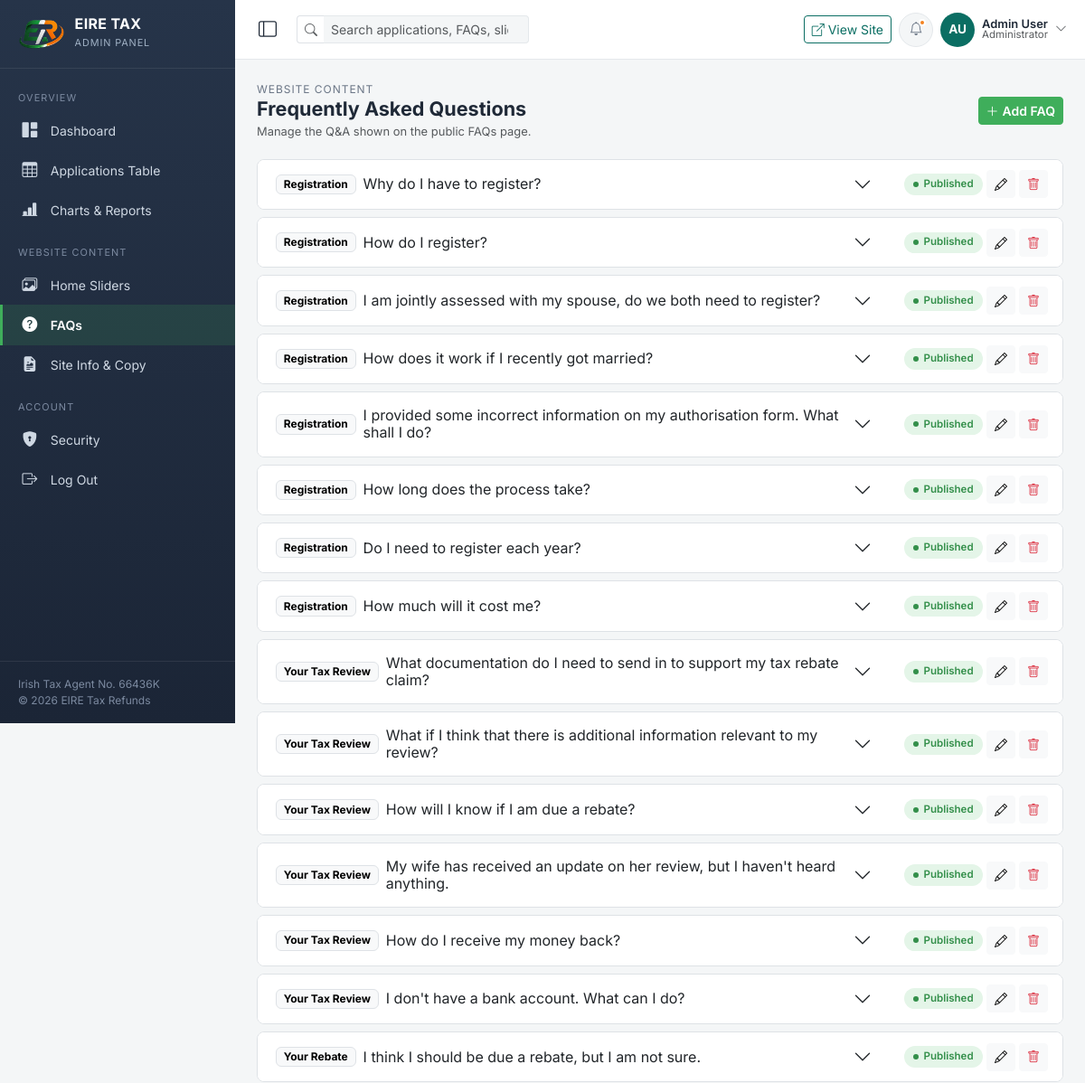
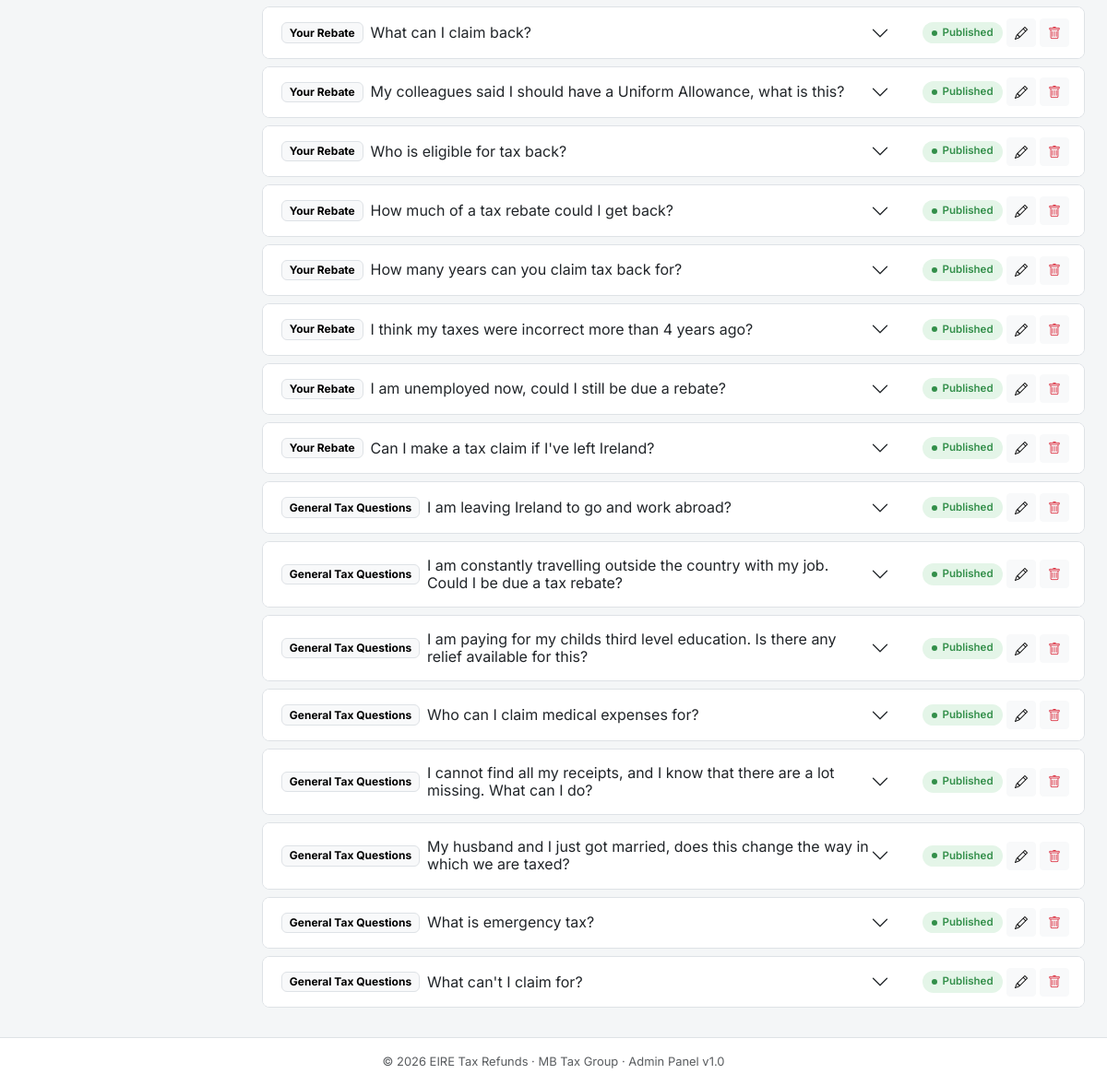
/admin/faqs.php (signed in), run on the app's committed database (2 pictures, top to bottom).
### tables this page shows
CREATE TABLE `faqs` (
  `id`         INT UNSIGNED AUTO_INCREMENT PRIMARY KEY,
  `category`   VARCHAR(60)  NOT NULL DEFAULT 'General',
  `question`   VARCHAR(255) NOT NULL,
  `answer`     TEXT NOT NULL,
  `status`     ENUM('Published','Draft') NOT NULL DEFAULT 'Draft',
  `sort_order` INT UNSIGNED NOT NULL DEFAULT 1,
  `updated_at` TIMESTAMP NOT NULL DEFAULT CURRENT_TIMESTAMP ON UPDATE CURRENT_TIMESTAMP
);

### inc/db.php (called while the page is built, shortened)
<?php
function itr_db(): PDO
{
    static $pdo = null;
    if ($pdo === null) {
        $dsn = 'mysql:host=' . DB_HOST . ';dbname=' . DB_NAME . ';charset=' . DB_CHARSET;
        $pdo = new PDO($dsn, DB_USER, DB_PASS, [
            PDO::ATTR_ERRMODE            => PDO::ERRMODE_EXCEPTION,
            PDO::ATTR_DEFAULT_FETCH_MODE => PDO::FETCH_ASSOC,
            PDO::ATTR_EMULATE_PREPARES   => false,
        ]);
    }
    return $pdo;
}

### admin/includes/config.php (called while the page is built, shortened)
<?php
require '../inc/db.php';
function h($value): string
{
    return htmlspecialchars((string) $value, ENT_QUOTES, 'UTF-8');
}

### admin/faqs.php (the view, shortened to what this page needs)
<?php
require __DIR__ . '/includes/config.php';
$faqs = itr_db()->query('SELECT * FROM faqs ORDER BY sort_order ASC')->fetchAll();
require __DIR__ . '/includes/header.php';
require __DIR__ . '/includes/sidebar.php';
?>
<div class="main-col">
  <?php require __DIR__ . '/includes/navbar.php'; ?>
  <div class="content-area">
    <div class="page-header">
      <div>
        <div class="breadcrumb-eyebrow">Website Content</div>
        <h1>Frequently Asked Questions</h1>
        <p class="text-muted small mb-0">Manage the Q&amp;A shown on the public FAQs page.</p>
      </div>
      <button class="btn btn-brand btn-sm" data-bs-toggle="modal" data-bs-target="#faqModal" onclick="openFaqModal()">
        <i class="bi bi-plus-lg me-1"></i>Add FAQ
      </button>
    </div>
    <div class="accordion" id="faqAccordion">
      <?php foreach ($faqs as $f): ?>
      <div class="accordion-item mb-2 border rounded-3 overflow-hidden">
        <h2 class="accordion-header d-flex align-items-stretch">
          <button class="accordion-button collapsed flex-grow-1" type="button" data-bs-toggle="collapse" data-bs-target="#faqCollapse<?= $f['id'] ?>">
            <span class="badge text-bg-light border me-2"><?= h($f['category']) ?></span>
            <?= h($f['question']) ?>
          </button>
          <div class="d-flex align-items-center gap-1 px-3 bg-white">
            <span class="status-pill <?= $f['status'] === 'Published' ? 'status-published' : 'status-draft' ?>"><?= h($f['status']) ?></span>
            <button class="btn btn-sm btn-light" title="Edit" data-bs-toggle="modal" data-bs-target="#faqModal"
              onclick='openFaqModal(<?= json_encode($f, JSON_HEX_APOS | JSON_HEX_QUOT) ?>)'><i class="bi bi-pencil"></i></button>
            <button class="btn btn-sm btn-light text-danger" title="Delete"
              data-confirm-delete data-action="faqs.php" data-name="<?= h(mb_strimwidth($f['question'], 0, 40, '…')) ?>"
              onclick="document.getElementById('deleteFaqIdField').value='<?= h($f['id']) ?>'">
              <i class="bi bi-trash"></i>
            </button>
          </div>
        </h2>
      </div>
      <?php endforeach; ?>
    </div>
  </div>
</div>
<?php
require __DIR__ . '/includes/footer.php';

### admin/assets/css/style.css (style rules this page uses)
:root { --etr-teal: #0b6e63; --etr-teal-dark: #084f47; --etr-teal-light: #e6f2f0; --etr-green: #3fae5b; --etr-green-dark: #338f4a; --etr-orange: #f4821f; --etr-navy: #263449; --etr-navy-dark: #1b2536; --etr-ink: #1f2937; --etr-muted: #6b7686; --etr-bg: #f4f6f7; --etr-border: #e4e8eb; --sidebar-width: 260px; --sidebar-width-collapsed: 78px; --topbar-height: 66px; }
body { background: var(--etr-bg); color: var(--etr-ink); font-family: "Inter", "Segoe UI", system-ui, -apple-system, sans-serif; font-size: 0.925rem; }
.main-col { flex: 1; min-width: 0; display: flex; flex-direction: column; }
.content-area { padding: 1.5rem; flex: 1; }
.page-header { display: flex; align-items: center; justify-content: space-between; flex-wrap: wrap; gap: .75rem; margin-bottom: 1.25rem; }
.page-header h1 { font-size: 1.35rem; font-weight: 700; margin-bottom: .15rem; }
.breadcrumb-eyebrow { font-size: .75rem; text-transform: uppercase; letter-spacing: .08em; color: var(--etr-muted); }
.btn-brand { background: var(--etr-green); border-color: var(--etr-green); color: #fff; font-weight: 600; }
.status-pill { font-size: .72rem; font-weight: 600; padding: .3rem .65rem; border-radius: 50px; display: inline-flex; align-items: center; gap: .35rem; }
.status-pill::before { content: ""; width: 6px; height: 6px; border-radius: 50%; background: currentColor; }
.status-published { background: #e4f5e8; color: var(--etr-green-dark); }

### data on the page
faqs: category "Registration", question "Why do I have to register?", status "Published"
faqs: category "Registration", question "How do I register?", status "Published"
faqs: category "Registration", question "I am jointly assessed with my spouse, do we both need to register?", status "Published"
faqs: category "Registration", question "How does it work if I recently got married?", status "Published"
faqs: category "Registration", question "I provided some incorrect information on my authorisation form. What shall I do?", status "Published"
faqs: category "Registration", question "How long does the process take?", status "Published"
faqs: category "Registration", question "Do I need to register each year?", status "Published"
faqs: category "Registration", question "How much will it cost me?", status "Published"
faqs: category "Your Tax Review", question "What documentation do I need to send in to support my tax rebate claim?", status "Published"
faqs: category "Your Tax Review", question "What if I think that there is additional information relevant to my review?", status "Published"
faqs: category "Your Tax Review", question "How will I know if I am due a rebate?", status "Published"
faqs: category "Your Tax Review", question "My wife has received an update on her review, but I haven't heard anything.", status "Published"
faqs: category "Your Tax Review", question "How do I receive my money back?", status "Published"
faqs: category "Your Tax Review", question "I don't have a bank account. What can I do?", status "Published"
faqs: category "Your Rebate", question "I think I should be due a rebate, but I am not sure.", status "Published"
faqs: category "Your Rebate", question "What can I claim back?", status "Published"
faqs: category "Your Rebate", question "My colleagues said I should have a Uniform Allowance, what is this?", status "Published"
faqs: category "Your Rebate", question "Who is eligible for tax back?", status "Published"
faqs: category "Your Rebate", question "How much of a tax rebate could I get back?", status "Published"
faqs: category "Your Rebate", question "How many years can you claim tax back for?", status "Published"
faqs: category "Your Rebate", question "I think my taxes were incorrect more than 4 years ago?", status "Published"
faqs: category "Your Rebate", question "I am unemployed now, could I still be due a rebate?", status "Published"
faqs: category "Your Rebate", question "Can I make a tax claim if I've left Ireland?", status "Published"
faqs: category "General Tax Questions", question "I am leaving Ireland to go and work abroad?", status "Published"
faqs: category "General Tax Questions", question "I am constantly travelling outside the country with my job. Could I be due a tax rebate?", status "Published"
faqs: category "General Tax Questions", question "I am paying for my childs third level education. Is there any relief available for this?", status "Published"
faqs: category "General Tax Questions", question "Who can I claim medical expenses for?", status "Published"
faqs: category "General Tax Questions", question "I cannot find all my receipts, and I know that there are a lot missing. What can I do?", status "Published"
faqs: category "General Tax Questions", question "My husband and I just got married, does this change the way in which we are taxed?", status "Published"
faqs: category "General Tax Questions", question "What is emergency tax?", status "Published"
faqs: category "General Tax Questions", question "What can't I claim for?", status "Published"

### other printed values
$initials "AU"
$currentAdmin['name'] "Admin User"
$currentAdmin['role'] "Administrator"
